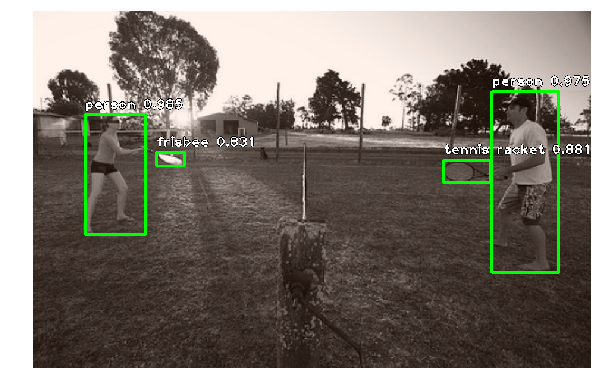
#> input picture images/coco1.png, 601 x 392 px
$ python datasplitter.py --dataset images   (older library calls are emulated)
#> lines starting #> are read from the running program, lines starting #| are printed output that depends on the picture
from sklearn.model_selection import train_test_split
from sklearn.preprocessing import LabelBinarizer
from time import gmtime, strftime
from imutils import paths
from time import time
from PIL import Image
import numpy as np
import argparse
import pathlib
import logging
import pickle
import os

# Usage: python datasplitter.py -d data_transfer

# Manual Settings (For every new version, increment the postfix!)
file_postfix = "-sbb5-transfer"
lb_pickle_name = "labels" + file_postfix + ".pickle"
root_dir = "train-data" + file_postfix + "/"
tmp_data_dir = "train/"
tmp_val_dir = "val/"
img_size=224

# Configure general logging
current_time = strftime("%Y-%m-%d_%H-%M-%S", gmtime())
log_name = 'T-LOG_' + current_time + '.log'
logging.basicConfig(filename=log_name,level=logging.DEBUG)
logging.info("SPLITTING SCRIPT")

ap = argparse.ArgumentParser()
ap.add_argument("-d","--dataset",type=str, required=True,help="(required) the train data directory")
args = vars(ap.parse_args())

# initialize the data and labels
data, labels, data_test, labels_test, tmp_data, tmp_labels = ([] for i in range(6))

# grab the image paths and prepare them for splitting
print("[INFO] loading images...")
logging.info("[INFO] loading images...")
image_paths = sorted(list(paths.list_images(args["dataset"])))

file_count = sum(len(files) for _, _, files in os.walk(args["dataset"]))
logging.info("Total number of files: " + str(file_count))

counter = 0
numFiles = 100 # Just a random big number to be initialized with :)
for image_path in image_paths:
    label = image_path.split(os.path.sep)[-2]
    counter += 1

    # Once done with a subfolder, split content by designated amount
    if counter == numFiles:
        (trainX, testX, trainY, testY) = train_test_split(tmp_data, tmp_labels, test_size=0.2)
        labels.extend(trainY)
        labels_test.extend(testY)
        data.extend(trainX)
        data_test.extend(testX)

        # Reset
        counter = 0
        tmp_labels = []
        tmp_data = []
    else:
        files = os.listdir(args["dataset"]+"/"+label)
        numFiles = len(files)

    tmp_labels.append(label)
    current_img = Image.open(image_path)
#> current_img is the input picture: PIL image 601x392 RGBA; mean R, G, B, A 130.1, 123.7, 115, 215.6
    current_img = current_img.convert('RGB')
#> current_img: PIL image 601x392 RGB
    current_img = current_img.resize((img_size, img_size), Image.ANTIALIAS)
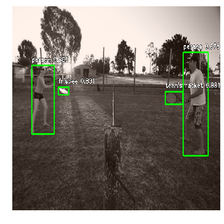
#> current_img: PIL image 224x224 RGB; mean R, G, B 130, 123.4, 114.8
#> (the run stopped early here; a loop or call above may not have finished)
